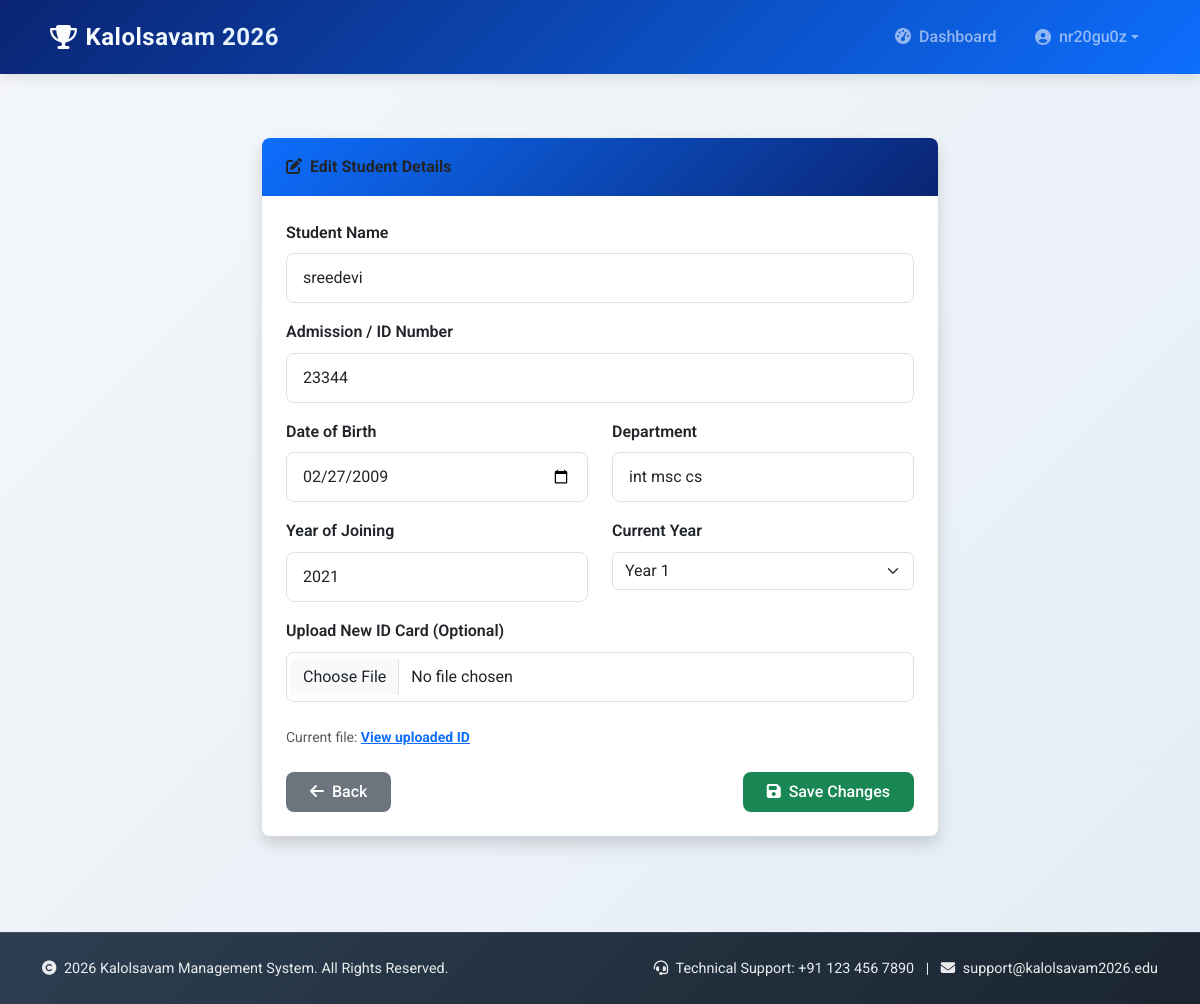
Screenshot of /college/edit-student/4/ (signed in) with the database file from the repository.
### accounts/models.py (models this page shows, shortened)
class CustomUser(AbstractUser):
    ROLE_CHOICES = (
        ('college', 'College'),
        ('organizer', 'Organizer'),
        ('admin', 'Admin'),
    )
    role = models.CharField(max_length=20, choices=ROLE_CHOICES, default='college')
    college_name = models.CharField(max_length=255, blank=True, null=True)
    REQUIRED_FIELDS = ["email"]
    USERNAME_FIELD = "username"

class Student(models.Model):
    college = models.ForeignKey(College, on_delete=models.CASCADE)
    name = models.CharField(max_length=255)
    id_card = models.CharField(max_length=255)
    date_of_birth = models.DateField()
    department = models.CharField(max_length=255)
    year_of_joining = models.IntegerField()
    current_year = models.IntegerField()
    id_card_file = models.FileField(upload_to=student_upload_path, null=True, blank=True)

### accounts/views.py (the view, shortened to what this page needs)
# urls.py: path("college/edit-student/<int:student_id>/", views.edit_student, name="edit_student"),
@login_required
def edit_student(request, student_id):
    student = get_object_or_404(Student, id=student_id)
    return render(request, "accounts/edit_student.html", {"student": student})

### accounts/templates/accounts/edit_student.html (shortened to what this page needs)
{% extends 'base.html' %}
{% load static %}
{% block content %}
<div class="container py-4" style="max-width: 700px;">
    <div class="card shadow border-0">
        <div class="card-header bg-warning text-dark fw-bold">
            <i class="fas fa-edit me-2"></i>Edit Student Details
        </div>
        <div class="card-body p-4">
            <form method="POST" enctype="multipart/form-data">
                <label class="form-label fw-semibold">Student Name</label>
                <input type="text" name="name" class="form-control mb-3" value="{{ student.name }}" required>
                <label class="form-label fw-semibold">Admission / ID Number</label>
                <input type="text" name="id_card" class="form-control mb-3" value="{{ student.id_card }}" required>
                <div class="row">
                    <div class="col-md-6">
                        <label class="form-label fw-semibold">Date of Birth</label>
                        <input type="date" name="date_of_birth" class="form-control mb-3" value="{{ student.date_of_birth|date:'Y-m-d' }}" required>
                    </div>
                    <div class="col-md-6">
                        <label class="form-label fw-semibold">Department</label>
                        <input type="text" name="department" class="form-control mb-3" value="{{ student.department }}" required>
                    </div>
                </div>
                <div class="row">
                    <div class="col-md-6">
                        <label class="form-label fw-semibold">Year of Joining</label>
                        <input type="number" min="2000" max="2026" name="year_of_joining" class="form-control mb-3" value="{{ student.year_of_joining }}" required>
                    </div>
                    <div class="col-md-6">
                        <label class="form-label fw-semibold">Current Year</label>
                        <select name="current_year" class="form-select mb-3" required>
                            {% for y in "12345" %}
                                <option value="{{ forloop.counter }}" {% if student.current_year == forloop.counter %}selected{% endif %}>Year {{ forloop.counter }}</option>
                            {% endfor %}
                        </select>
                    </div>
                </div>
                <label class="form-label fw-semibold">Upload New ID Card (Optional)</label>
                <input type="file" name="id_card_file" class="form-control mb-4" accept=".pdf,.jpg,.jpeg,.png">
                {% if student.id_card_file %}
                <p class="small text-muted">
                    Current file:
                    <a href="{{ student.id_card_file.url }}" target="_blank" class="fw-bold text-primary">
                        View uploaded ID
                    </a>
                </p>
                {% endif %}
                <div class="d-flex justify-content-between mt-4">
                    <a href="{% url 'register_student' %}" class="btn btn-secondary">
                        <i class="fas fa-arrow-left me-2"></i>Back
                    </a>
                    <button type="submit" class="btn btn-success">
                        <i class="fas fa-save me-2"></i>Save Changes
                    </button>
                </div>
            </form>
        </div>
    </div>
</div>
{% endblock %}

### accounts/templates/base.html (shortened to what this page needs)
{% load static %}
<!DOCTYPE html>
<html lang="en">
<head>
    <link href="https://cdn.jsdelivr.net/npm/bootstrap@5.3.2/dist/css/bootstrap.min.css" rel="stylesheet"
>
    <link rel="stylesheet" href="https://cdnjs.cloudflare.com/ajax/libs/font-awesome/6.4.0/css/all.min.css"
>
    <link rel="stylesheet" href="{% static 'css/custom.css' %}">
</head>
<body class="d-flex flex-column">
    <nav class="navbar navbar-expand-lg navbar-dark sticky-top">
        <div class="container">
            <a class="navbar-brand d-flex align-items-center" href="{% url 'home' %}">
                <i class="fas fa-trophy me-2"></i>
                <span>Kalolsavam 2026</span>
            </a>
            <div class="collapse navbar-collapse" id="navbarNav">
                <ul class="navbar-nav ms-auto">
                    {% if user.is_authenticated %}
                        <li class="nav-item">
                            <a class="nav-link" href="{% url 'college_dashboard' %}">
                                <i class="fas fa-tachometer-alt me-2"></i>Dashboard
                            </a>
                        </li>
                        <li class="nav-item dropdown">
                            <a class="nav-link dropdown-toggle d-flex align-items-center" href="#"
                               id="userDropdown" role="button" data-bs-toggle="dropdown"
                               aria-expanded="false">
                                <i class="fas fa-user-circle me-2"></i>
                                <span class="text-truncate" style="max-width: 150px;">
                                    {{ user.first_name|default:user.username }}
                                </span>
                            </a>
                        </li>
                    {% else %}
                        <li class="nav-item">
                            <a class="nav-link btn btn-outline-light px-3" href="{% url 'login' %}">
                                <i class="fas fa-sign-in-alt me-2"></i>Login
                            </a>
                        </li>
                    {% endif %}
                </ul>
            </div>
        </div>
    </nav>
    <main class="page-container">
        <div class="container py-4">
            {% block content %}
            {% endblock %}
        </div>
    </main>
    <footer class="footer">
        <div class="container">
            <div class="row align-items-center">
                <div class="col-md-6 text-center text-md-start mb-2 mb-md-0">
                    <p class="mb-0">
                        <i class="fas fa-copyright me-1"></i> 2026 Kalolsavam Management System. All Rights Reserved.
                    </p>
                </div>
                <div class="col-md-6 text-center text-md-end">
                    <p class="mb-0">
                        <i class="fas fa-headset me-1"></i> Technical Support: +91 123 456 7890
                        <span class="mx-2">|</span>
                        <i class="fas fa-envelope me-1"></i> support@kalolsavam2026.edu
                    </p>
                </div>
            </div>
        </div>
    </footer>
</body>
</html>

### static/css/custom.css (style rules this page uses)
:root { --primary-dark: #0a2472; --primary: #0d6efd; --primary-light: #e3f2fd; --secondary: #6c757d; --accent: #ff6b35; --success: #198754; --warning: #ffc107; --danger: #dc3545; --light: #f8f9fa; --dark: #212529; --border-radius: 8px; --box-shadow: 0 4px 12px rgba(0, 0, 0, 0.08); --transition: all 0.3s ease; }
body { font-family: 'Segoe UI', system-ui, -apple-system, sans-serif; background: linear-gradient(135deg, #f5f7fa 0%, #e4edf5 100%); min-height: 100vh; }
.navbar { background: linear-gradient(135deg, var(--primary-dark) 0%, var(--primary) 100%) !important; box-shadow: 0 2px 15px rgba(13, 110, 253, 0.2); padding: 0.8rem 0; }
.navbar-brand { font-weight: 700; font-size: 1.5rem; background: linear-gradient(90deg, #ffffff, #e3f2fd); -webkit-background-clip: text; -webkit-text-fill-color: transparent; padding-left: 0.5rem; }
.navbar-nav .nav-link { font-weight: 500; padding: 0.5rem 1rem !important; margin: 0 0.2rem; border-radius: var(--border-radius); transition: var(--transition); }
.card { border: none; border-radius: var(--border-radius); box-shadow: var(--box-shadow); transition: var(--transition); overflow: hidden; }
.card-header { background: linear-gradient(135deg, var(--primary) 0%, var(--primary-dark) 100%); color: white; border-bottom: none; padding: 1rem 1.5rem; }
.btn { border-radius: var(--border-radius); font-weight: 500; padding: 0.5rem 1.5rem; transition: var(--transition); border: none; }
.form-control { border: 1px solid #dee2e6; border-radius: var(--border-radius); padding: 0.75rem 1rem; transition: var(--transition); }
.form-label { font-weight: 600; color: var(--dark); margin-bottom: 0.5rem; }

### accounts/templates/base.html (style rules this page uses)
:root { --primary-color: #2c3e50; --secondary-color: #3498db; --accent-color: #e74c3c; --light-bg: #f8f9fa; --dark-text: #2c3e50; --light-text: #7f8c8d; --success-color: #27ae60; --warning-color: #f39c12; --danger-color: #e74c3c; }
body { font-family: 'Roboto', sans-serif; color: var(--dark-text); background-color: var(--light-bg); line-height: 1.6; }
.navbar { background: linear-gradient(135deg, var(--primary-color) 0%, #1a2530 100%); box-shadow: 0 4px 12px rgba(0, 0, 0, 0.1); padding: 0.8rem 0; }
.navbar-brand { font-weight: 700; font-size: 1.5rem; letter-spacing: 0.5px; }
.navbar-brand i { color: #f1c40f; }
.nav-link { font-weight: 500; padding: 0.5rem 1rem !important; transition: all 0.3s ease; border-radius: 4px; }
.page-container { min-height: calc(100vh - 140px); padding-bottom: 3rem; }
.footer { background: linear-gradient(135deg, var(--primary-color) 0%, #1a2530 100%); color: white; padding: 1.5rem 0; margin-top: auto; border-top: 1px solid rgba(255, 255, 255, 0.1); }
.footer p { margin: 0; font-size: 0.9rem; opacity: 0.9; }

### rows the page displays
CustomUser: first_name "nr20gu0z"
Student: name "sreedevi", id_card "23344", date_of_birth "02/27/2009", department "int msc cs", year_of_joining "2021", current_year "Year 1"
